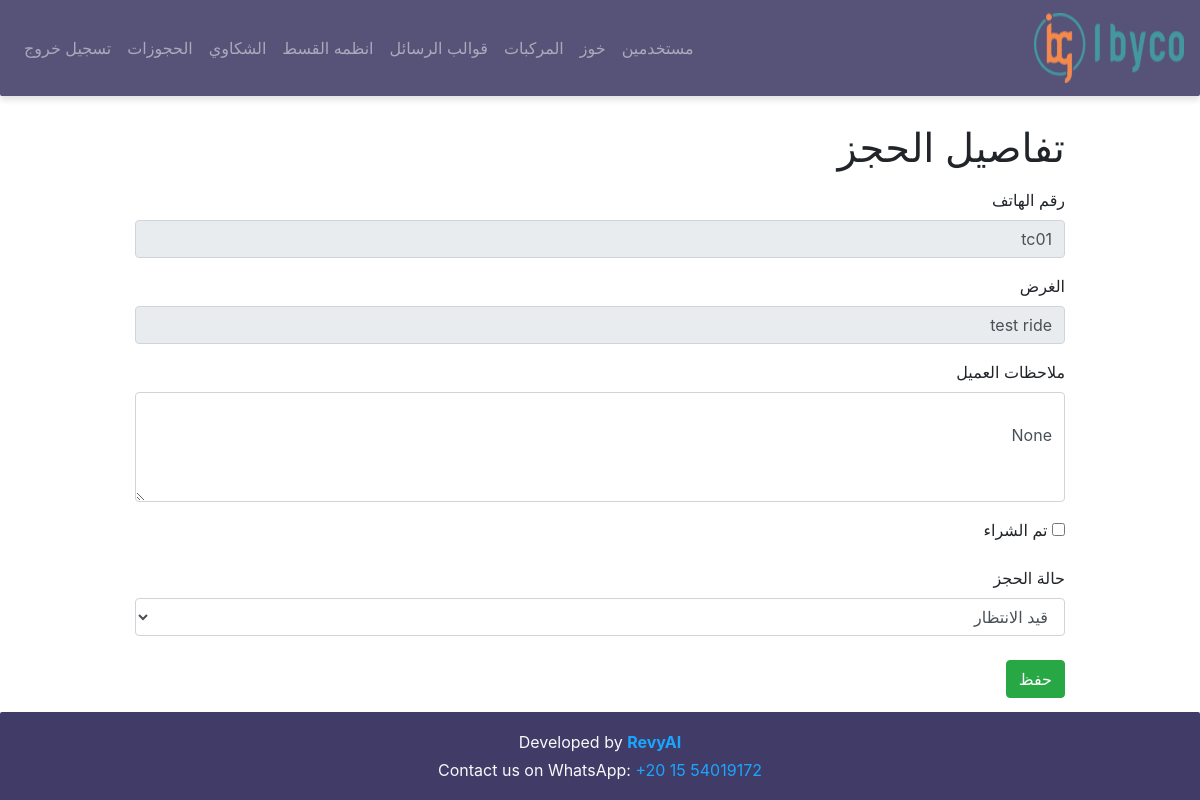
Page /booking/10 (signed in) on the committed database.
### models/models.py (models this page shows)
class Client(db.Model):
    __tablename__ = "clients"
    id = db.Column(db.Integer, primary_key=True)
    phone_number = db.Column(db.String(30), unique=True, nullable=False)
    chat_summary = db.Column(db.Text) # this col to keep the history
    last_user_reply = db.Column(db.Text) # the current message
    last_bot_reply = db.Column(db.Text) # this col to enhance the context
    last_bot_reply_type = db.Column(db.String(50)) # this col to classify the message is followup or retarget or normal reply
    last_user_message_at = db.Column(db.DateTime) # this col to detect the users dosent reply
    last_bot_message_at = db.Column(db.DateTime) # this col to avoid spamming
    info = db.Column(db.Text) # this col for info about products the client bought (it will be fill by human )
    has_purchased = db.Column(db.Boolean, default=False) # this col to know the client bought or not (it will be fill by human )
    purchase_date = db.Column(db.DateTime) # this col we use in followup schadualing
    is_active = db.Column(db.Boolean, default=True) # this col help with users dont need to send any message
    created_at = db.Column(db.DateTime, default=lambda: datetime.now(timezone.utc)) # this col will help us on analysis
    followups = db.relationship("FollowUp", backref="client", lazy=True)
    complaints = db.relationship("Complaint", backref="client", lazy=True)
    Bookings = db.relationship("Booking", backref="client", lazy=True)

class Booking(db.Model):
    __tablename__ = "bookings"
    id = db.Column(db.Integer, primary_key=True)
    client_id = db.Column(db.Integer, db.ForeignKey("clients.id"))
    purpose = db.Column(db.Text)
    date = db.Column(db.String(100))
    status = db.Column(db.String(50), default="pending")
    created_at = db.Column(db.DateTime, default=lambda: datetime.now(timezone.utc))

### app.py (the view, shortened to what this page needs)
@app.route("/booking/<int:booking_id>", methods=["GET", "POST"])
@login_required
def booking_details(booking_id):
    booking = BookingServices.get_booking_by_id(booking_id)
    if not booking:
        flash("الحجز غير موجود", "danger")
        return redirect(url_for("booking.bookings"))
    return render_template(
        "booking_details.html",
        booking=booking,
        client=booking.client
    )

### app.py (called while the page is built)
@login_manager.user_loader
def load_user(user_id):
    return Users.query.get(int(user_id))

### dashboard_services/booking_services.py (called while the page is built)
    @staticmethod
    def get_booking_by_id(booking_id):
        return Booking.query.get(booking_id)

### templates/booking_details.html (shortened to what this page needs)
{% extends 'base.html' %}
{% block content %}
<h1 class="mt-4">تفاصيل الحجز</h1>
<form method="post">
<div class="mt-3">
<label>رقم الهاتف</label>
<input
class="form-control"
value="{{ client.phone_number }}"
readonly
>
</div>
<div class="mt-3">
<label>الغرض</label>
<input
class="form-control"
value="{{ booking.purpose }}"
readonly
>
</div>
<div class="mt-3">
<label>ملاحظات العميل</label>
<textarea
name="info"
class="form-control"
rows="4"
>
{{ client.info }}
</textarea>
</div>
<div class="mt-3">
<label>
<input
type="checkbox"
name="has_purchase"
>
تم الشراء
</label>
</div>
<div class="mt-3">
<label>حالة الحجز</label>
<select name="status" class="form-control">
<option value="pending"
{% if booking.status == "pending" %}selected{% endif %}
>
قيد الانتظار
</option>
</select>
</div>
<button class="btn btn-success mt-4">
حفظ
</button>
</form>
{% endblock %}

### templates/base.html (style rules this page uses)
html, body { height: 100%; margin: 0; display: flex; flex-direction: column; }

### rows in the picture
Client: phone_number "tc01", info "None"
Booking: purpose "test ride", status "قيد الانتظار"
